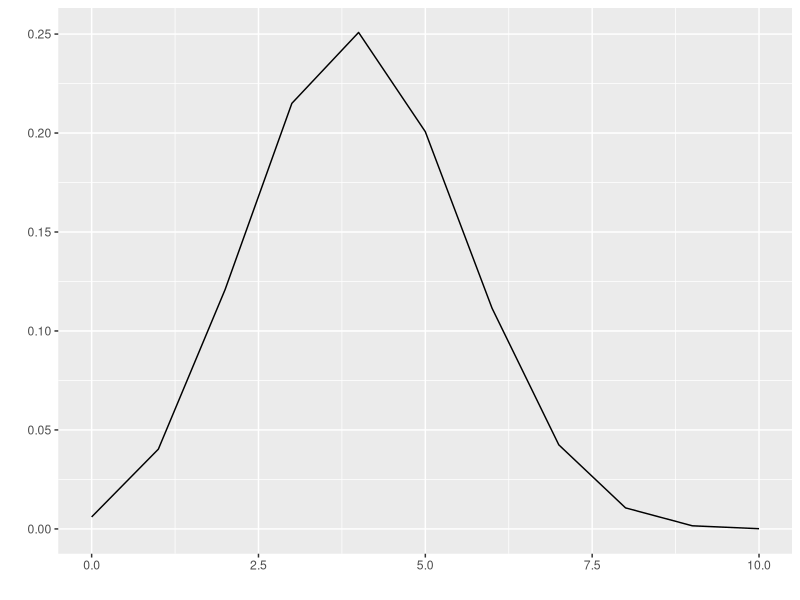
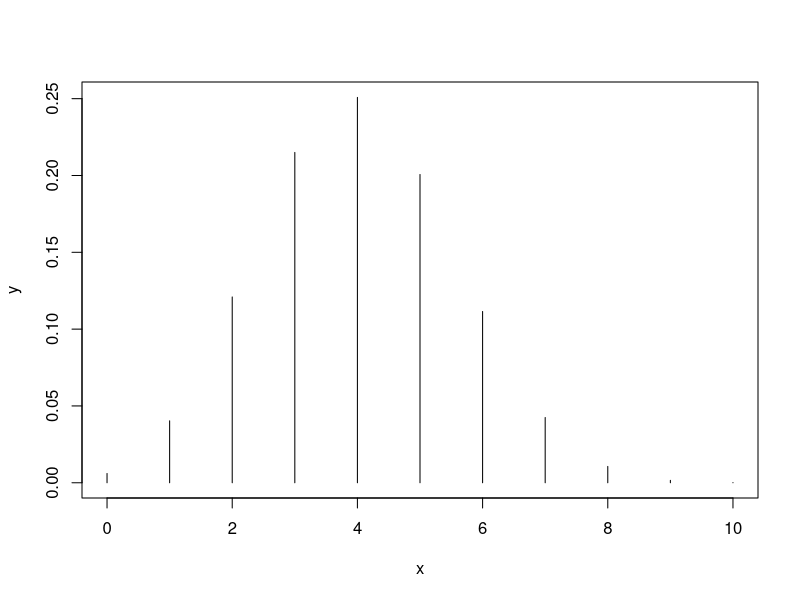
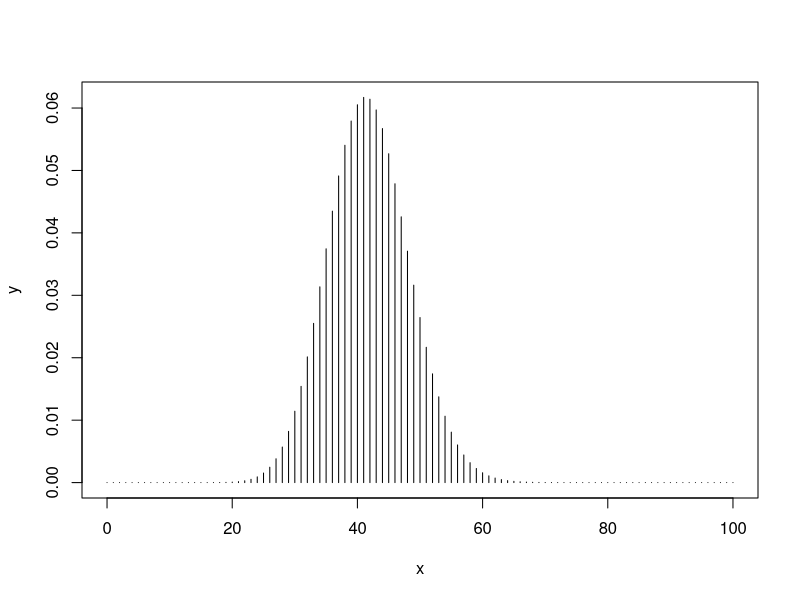

Source code (R) for these figures, in order:
## ---- chunk 1

dbinom(3,size = 10,prob =0.4 )
choose(10,3)*(0.4)^3*(0.6)^7
## ---- chunk 2
pbinom(4,size = 10,prob =0.4 )

choose(10,0)*(0.4)^0*(0.6)^10+choose(10,1)*(0.4)^1*(0.6)^9+choose(10,2)*(0.4)^2*(0.6)^8+choose(10,3)*(0.4)^3*(0.6)^7+choose(10,4)*(0.4)^4*(0.6)^6

dbinom(0,size = 10,prob =0.4 )+dbinom(1,size = 10,prob =0.4 )+dbinom(2,size = 10,prob =0.4 )+dbinom(3,size = 10,prob =0.4 )+dbinom(4,size = 10,prob =0.4 )
## ---- chunk 3
library(ggfortify)
ggdistribution(dbinom, seq(0, 10, 1), size = 10, prob = 0.4)

###Otra forma
x=seq(0,10,1)
y=dbinom(x,size=10,prob = 0.4)
plot(x,y,type="h")

## ---- chunk 4
lbd=41.8
dpois(50,lambda=lbd)


(exp(-lbd)*lbd^(50))/(factorial(50))
## ---- chunk 5
ppois(45,lambda = lbd)
## ---- chunk 6
x=seq(0,100,1)
y=dpois(x,lambda=41.8)
plot(x,y,type="h")
